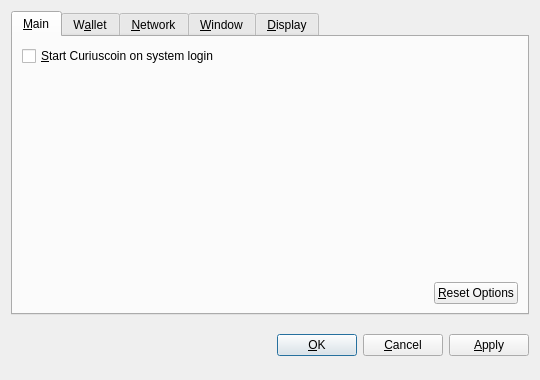
<?xml version="1.0" encoding="UTF-8"?>
<ui version="4.0">
 <class>OptionsDialog</class>
 <widget class="QDialog" name="OptionsDialog">
  <property name="geometry">
   <rect>
    <x>0</x>
    <y>0</y>
    <width>540</width>
    <height>380</height>
   </rect>
  </property>
  <property name="windowTitle">
   <string>Options</string>
  </property>
  <property name="modal">
   <bool>true</bool>
  </property>
  <layout class="QVBoxLayout" name="verticalLayout">
   <item>
    <widget class="QTabWidget" name="tabWidget">
     <property name="tabPosition">
      <enum>QTabWidget::North</enum>
     </property>
     <property name="currentIndex">
      <number>0</number>
     </property>
     <widget class="QWidget" name="tabMain">
      <attribute name="title">
       <string>&amp;Main</string>
      </attribute>
      <layout class="QVBoxLayout" name="verticalLayout_Main">
       <item>
        <widget class="QCheckBox" name="bitcoinAtStartup">
         <property name="toolTip">
          <string>Automatically start Curiuscoin after logging in to the system.</string>
         </property>
         <property name="text">
          <string>&amp;Start Curiuscoin on system login</string>
         </property>
        </widget>
       </item>
       <item>
        <spacer name="verticalSpacer_Main">
         <property name="orientation">
          <enum>Qt::Vertical</enum>
         </property>
         <property name="sizeHint" stdset="0">
          <size>
           <width>20</width>
           <height>40</height>
          </size>
         </property>
        </spacer>
       </item>
       <item>
        <layout class="QHBoxLayout" name="horizontalLayout_2_Main">
         <item>
          <spacer name="horizontalSpacer_2_Main">
           <property name="orientation">
            <enum>Qt::Horizontal</enum>
           </property>
           <property name="sizeHint" stdset="0">
            <size>
             <width>40</width>
             <height>20</height>
            </size>
           </property>
          </spacer>
         </item>
         <item>
          <widget class="QPushButton" name="resetButton">
           <property name="toolTip">
            <string>Reset all client options to default.</string>
           </property>
           <property name="text">
            <string>&amp;Reset Options</string>
           </property>
           <property name="autoDefault">
            <bool>false</bool>
           </property>
          </widget>
         </item>
        </layout>
       </item>
      </layout>
     </widget>
     <widget class="QWidget" name="tabWallet">
      <attribute name="title">
       <string>W&amp;allet</string>
      </attribute>
      <layout class="QVBoxLayout" name="verticalLayout_Network">
       <item>
        <widget class="QLabel" name="transactionFeeInfoLabel">
         <property name="text">
          <string>Optional transaction fee per kB that helps make sure your transactions are processed quickly. Most transactions are 1 kB.</string>
         </property>
         <property name="textFormat">
          <enum>Qt::PlainText</enum>
         </property>
         <property name="wordWrap">
          <bool>true</bool>
         </property>
        </widget>
       </item>
       <item>
        <layout class="QHBoxLayout" name="horizontalLayout_1_Main">
         <item>
          <widget class="QLabel" name="transactionFeeLabel">
           <property name="text">
            <string>Pay transaction &amp;fee</string>
           </property>
           <property name="textFormat">
            <enum>Qt::PlainText</enum>
           </property>
           <property name="buddy">
            <cstring>transactionFee</cstring>
           </property>
          </widget>
         </item>
         <item>
          <widget class="BitcoinAmountField" name="transactionFee"/>
         </item>
         <item>
          <spacer name="horizontalSpacer_1_Main">
           <property name="orientation">
            <enum>Qt::Horizontal</enum>
           </property>
           <property name="sizeHint" stdset="0">
            <size>
             <width>40</width>
             <height>20</height>
            </size>
           </property>
          </spacer>
         </item>
        </layout>
       </item>
       <item>
        <widget class="QLabel" name="label">
         <property name="text">
          <string>If you disable the spending of unconfirmed change, the change from a transaction cannot be used until that transaction has at least one confirmation. This also affects how your balance is computed.</string>
         </property>
         <property name="wordWrap">
          <bool>true</bool>
         </property>
        </widget>
       </item>
       <item>
        <widget class="QCheckBox" name="spendZeroConfChange">
         <property name="text">
          <string>Spend unconfirmed change  (experts only)</string>
         </property>
        </widget>
       </item>
       <item>
        <spacer name="verticalSpacer">
         <property name="orientation">
          <enum>Qt::Vertical</enum>
         </property>
         <property name="sizeHint" stdset="0">
          <size>
           <width>20</width>
           <height>40</height>
          </size>
         </property>
        </spacer>
       </item>
      </layout>
     </widget>
     <widget class="QWidget" name="tabNetwork">
      <attribute name="title">
       <string>&amp;Network</string>
      </attribute>
      <layout class="QVBoxLayout" name="verticalLayout_Network">
       <item>
        <widget class="QCheckBox" name="mapPortUpnp">
         <property name="toolTip">
          <string>Automatically open the Curiuscoin client port on the router. This only works when your router supports UPnP and it is enabled.</string>
         </property>
         <property name="text">
          <string>Map port using &amp;UPnP</string>
         </property>
        </widget>
       </item>
       <item>
        <widget class="QCheckBox" name="connectSocks">
         <property name="toolTip">
          <string>Connect to the Curiuscoin network through a SOCKS proxy (e.g. when connecting through Tor).</string>
         </property>
         <property name="text">
          <string>&amp;Connect through SOCKS proxy:</string>
         </property>
        </widget>
       </item>
       <item>
        <layout class="QHBoxLayout" name="horizontalLayout_Network">
         <item>
          <widget class="QLabel" name="proxyIpLabel">
           <property name="text">
            <string>Proxy &amp;IP:</string>
           </property>
           <property name="textFormat">
            <enum>Qt::PlainText</enum>
           </property>
           <property name="buddy">
            <cstring>proxyIp</cstring>
           </property>
          </widget>
         </item>
         <item>
          <widget class="QValidatedLineEdit" name="proxyIp">
           <property name="maximumSize">
            <size>
             <width>140</width>
             <height>16777215</height>
            </size>
           </property>
           <property name="toolTip">
            <string>IP address of the proxy (e.g. 127.0.0.1)</string>
           </property>
          </widget>
         </item>
         <item>
          <widget class="QLabel" name="proxyPortLabel">
           <property name="text">
            <string>&amp;Port:</string>
           </property>
           <property name="textFormat">
            <enum>Qt::PlainText</enum>
           </property>
           <property name="buddy">
            <cstring>proxyPort</cstring>
           </property>
          </widget>
         </item>
         <item>
          <widget class="QLineEdit" name="proxyPort">
           <property name="maximumSize">
            <size>
             <width>55</width>
             <height>16777215</height>
            </size>
           </property>
           <property name="toolTip">
            <string>Port of the proxy (e.g. 9050)</string>
           </property>
          </widget>
         </item>
         <item>
          <widget class="QLabel" name="socksVersionLabel">
           <property name="text">
            <string>SOCKS &amp;Version:</string>
           </property>
           <property name="textFormat">
            <enum>Qt::PlainText</enum>
           </property>
           <property name="buddy">
            <cstring>socksVersion</cstring>
           </property>
          </widget>
         </item>
         <item>
          <widget class="QValueComboBox" name="socksVersion">
           <property name="toolTip">
            <string>SOCKS version of the proxy (e.g. 5)</string>
           </property>
          </widget>
         </item>
         <item>
          <spacer name="horizontalSpacer_Network">
           <property name="orientation">
            <enum>Qt::Horizontal</enum>
           </property>
           <property name="sizeHint" stdset="0">
            <size>
             <width>40</width>
             <height>20</height>
            </size>
           </property>
          </spacer>
         </item>
        </layout>
       </item>
       <item>
        <spacer name="verticalSpacer_Network">
         <property name="orientation">
          <enum>Qt::Vertical</enum>
         </property>
         <property name="sizeHint" stdset="0">
          <size>
           <width>20</width>
           <height>40</height>
          </size>
         </property>
        </spacer>
       </item>
      </layout>
     </widget>
     <widget class="QWidget" name="tabWindow">
      <attribute name="title">
       <string>&amp;Window</string>
      </attribute>
      <layout class="QVBoxLayout" name="verticalLayout_Window">
       <item>
        <widget class="QCheckBox" name="minimizeToTray">
         <property name="toolTip">
          <string>Show only a tray icon after minimizing the window.</string>
         </property>
         <property name="text">
          <string>&amp;Minimize to the tray instead of the taskbar</string>
         </property>
        </widget>
       </item>
       <item>
        <widget class="QCheckBox" name="minimizeOnClose">
         <property name="toolTip">
          <string>Minimize instead of exit the application when the window is closed. When this option is enabled, the application will be closed only after selecting Quit in the menu.</string>
         </property>
         <property name="text">
          <string>M&amp;inimize on close</string>
         </property>
        </widget>
       </item>
       <item>
        <spacer name="verticalSpacer_Window">
         <property name="orientation">
          <enum>Qt::Vertical</enum>
         </property>
         <property name="sizeHint" stdset="0">
          <size>
           <width>20</width>
           <height>40</height>
          </size>
         </property>
        </spacer>
       </item>
      </layout>
     </widget>
     <widget class="QWidget" name="tabDisplay">
      <attribute name="title">
       <string>&amp;Display</string>
      </attribute>
      <layout class="QVBoxLayout" name="verticalLayout_Display">
       <item>
        <layout class="QHBoxLayout" name="horizontalLayout_1_Display">
         <item>
          <widget class="QLabel" name="langLabel">
           <property name="text">
            <string>User Interface &amp;language:</string>
           </property>
           <property name="textFormat">
            <enum>Qt::PlainText</enum>
           </property>
           <property name="buddy">
            <cstring>lang</cstring>
           </property>
          </widget>
         </item>
         <item>
          <widget class="QValueComboBox" name="lang">
           <property name="toolTip">
            <string>The user interface language can be set here. This setting will take effect after restarting Curiuscoin.</string>
           </property>
          </widget>
         </item>
        </layout>
       </item>
       <item>
        <layout class="QHBoxLayout" name="horizontalLayout_2_Display">
         <item>
          <widget class="QLabel" name="unitLabel">
           <property name="text">
            <string>&amp;Unit to show amounts in:</string>
           </property>
           <property name="textFormat">
            <enum>Qt::PlainText</enum>
           </property>
           <property name="buddy">
            <cstring>unit</cstring>
           </property>
          </widget>
         </item>
         <item>
          <widget class="QValueComboBox" name="unit">
           <property name="toolTip">
            <string>Choose the default subdivision unit to show in the interface and when sending coins.</string>
           </property>
          </widget>
         </item>
        </layout>
       </item>
       <item>
        <widget class="QCheckBox" name="displayAddresses">
         <property name="toolTip">
          <string>Whether to show Curiuscoin addresses in the transaction list or not.</string>
         </property>
         <property name="text">
          <string>&amp;Display addresses in transaction list</string>
         </property>
        </widget>
       </item>
       <item>
        <widget class="QCheckBox" name="coinControlFeatures">
         <property name="toolTip">
          <string>Whether to show coin control features or not.</string>
         </property>
         <property name="text">
          <string>Display coin &amp;control features (experts only!)</string>
         </property>
        </widget>
       </item>
       <item>
        <spacer name="verticalSpacer_Display">
         <property name="orientation">
          <enum>Qt::Vertical</enum>
         </property>
         <property name="sizeHint" stdset="0">
          <size>
           <width>20</width>
           <height>40</height>
          </size>
         </property>
        </spacer>
       </item>
      </layout>
     </widget>
    </widget>
   </item>
   <item>
    <layout class="QHBoxLayout" name="horizontalLayout_Buttons">
     <item>
      <spacer name="horizontalSpacer_1">
       <property name="orientation">
        <enum>Qt::Horizontal</enum>
       </property>
       <property name="sizeHint" stdset="0">
        <size>
         <width>40</width>
         <height>48</height>
        </size>
       </property>
      </spacer>
     </item>
     <item>
      <widget class="QLabel" name="statusLabel">
       <property name="font">
        <font>
         <weight>75</weight>
         <bold>true</bold>
        </font>
       </property>
       <property name="text">
        <string/>
       </property>
       <property name="textFormat">
        <enum>Qt::PlainText</enum>
       </property>
       <property name="wordWrap">
        <bool>true</bool>
       </property>
      </widget>
     </item>
     <item>
      <spacer name="horizontalSpacer_2">
       <property name="orientation">
        <enum>Qt::Horizontal</enum>
       </property>
       <property name="sizeHint" stdset="0">
        <size>
         <width>40</width>
         <height>48</height>
        </size>
       </property>
      </spacer>
     </item>
     <item>
      <widget class="QPushButton" name="okButton">
       <property name="text">
        <string>&amp;OK</string>
       </property>
      </widget>
     </item>
     <item>
      <widget class="QPushButton" name="cancelButton">
       <property name="text">
        <string>&amp;Cancel</string>
       </property>
       <property name="autoDefault">
        <bool>false</bool>
       </property>
      </widget>
     </item>
     <item>
      <widget class="QPushButton" name="applyButton">
       <property name="text">
        <string>&amp;Apply</string>
       </property>
       <property name="autoDefault">
        <bool>false</bool>
       </property>
      </widget>
     </item>
    </layout>
   </item>
  </layout>
 </widget>
 <customwidgets>
  <customwidget>
   <class>BitcoinAmountField</class>
   <extends>QSpinBox</extends>
   <header>bitcoinamountfield.h</header>
  </customwidget>
  <customwidget>
   <class>QValueComboBox</class>
   <extends>QComboBox</extends>
   <header>qvaluecombobox.h</header>
  </customwidget>
  <customwidget>
   <class>QValidatedLineEdit</class>
   <extends>QLineEdit</extends>
   <header>qvalidatedlineedit.h</header>
  </customwidget>
 </customwidgets>
 <resources/>
 <connections/>
</ui>
